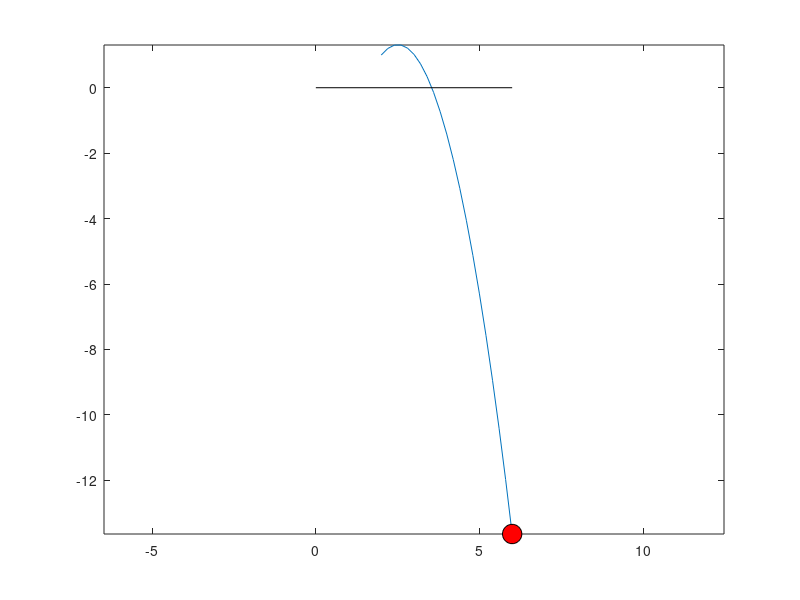

The MATLAB source for this figure:
 % Jillian's first MATLAB script (Nov. 1, 2019)

%% 1. define a time step, dt, and a time vector, t
dt = .1;
t = 0:dt:2;

%% 2. create empty vectors for some important variables...
N = length(t)
[a,b] = size(t)

y=0*t
x = y
vx = zeros(a,b)
vy = zeros(a,b)

% using the help command:
% help trranspose
% help length
% help size


%% 3. Define equations of motion (accelerations)
ax = 0
ay = -9.81 % (m/s)/s

%% 4. Definie initial conditions

% % first, some scrap work:
% K = zeros(1,4)
% K(3) = 3  % index to the 3rd element inside K
% M = zeros(4,5)  % 4 rows and 5 columns
% M(2,4) = 100 % 2nd row and 4th column value is changed to 100
% r = 1:1:5  % or just  " r = 1:5  "

x(1) = 2 % m
y(1) = 1
vx(1) = 2 % m/s
vy(1) = 2 



%% 5. Simulate dynamics with a for loop

for u = 2:8
    n(u) = u
end

for i = 2:N
    vx(i) = vx(i-1) + ax * dt;
    vy(i) = vy(i-1) + ay * dt;
    x(i) = x(i-1) + vx(i-1) * dt;
    y(i) = y(i-1) + vy(i-1) * dt;
end


%% 6. Do some plotting!
% figure(1)
% clf % clears the figure
% plot(t,x) % plot x vs time
% xlabel('Time (s)'); ylabel('x (m)');
% set(gca,'FontSize',14)
% grid on
% hold on % to let us plot multiple lines on the same figure, w/out erasing
% 
% plot(t,y,'r--') % plot y vs time
% legend('x(t)','y(t)')
% 
% figure(2)
% clf
% plot(t,vx)
% hold on
% 
% plot(t,vy)
% axis([0 2 -20 5])
% 
% figure(3)
% clf
% subplot(2,1,1)
% plot(t,x) % plot x vs time
% xlabel('Time (s)'); ylabel('positions (m)');
% set(gca,'FontSize',14)
% grid on
% hold on % to let us plot multiple lines on the same figure, w/out erasing
% 
% plot(t,y,'r--') % plot y vs time
% legend('x(t)','y(t)')
% 
% subplot(2,1,2)
% 
% plot(t,vx) % plot x vs time
% xlabel('Time (s)'); ylabel('velocities (m/s)');
% set(gca,'FontSize',14)
% grid on
% hold on % to let us plot multiple lines on the same figure, w/out erasing
% 
% plot(t,vy,'r--') % plot y vs time
% legend('vx(t)','vy(t)')

figure(4)
clf
% let's plot (x,y) for the "ball" trajectory
 plot(x,y)
hold on
axis equal % make sure x and y have the same "scaling" (to look like a picture)

% plot the ground
plot([0 6],[0 0],'k-')

% Create a "handle" named "p1" that contains information about a 
% plotting object
p1 = plot(x(1),y(1),'ko','MarkerFace','r','MarkerSize',14);
for n=6:5:N
    %input('Hit enter...')
    pause(dt*5)
    n
    t(n)
    set(p1,'XData',x(n),'YData',y(n))

end

%% 7. Detect when the ball hit the ground 
fi = find(y>0)
t_hit = interp1(y(fi(end)+[0 1]),t(fi(end)+[0 1]),0)






